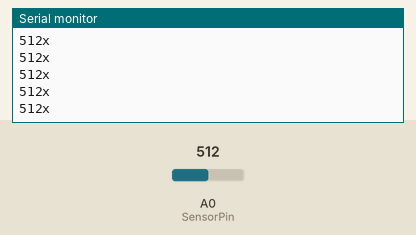
A sketch run on a simulated Arduino Uno, built with avr-gcc and run on an emulated ATmega328P. Parts: the last lines printed to the serial monitor. The test bench sets the inputs (shaded band); at power-on: A0 (SensorPin) = 512.

Above: at 1.2 s.
1.3 s: A0 (SensorPin) set to 716
At 2.1 s:
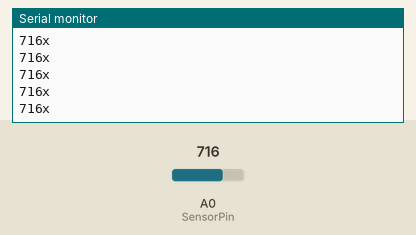
4.3 s: A0 (SensorPin) set to 900
At 5.3 s:
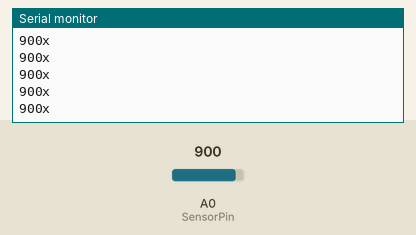
Timing chart, 0 to 7.3 s (numbered marks = the images above; inputs shaded):
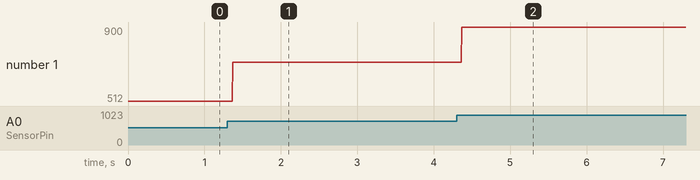

Measured:
- after the input at 1.3 s, the serial monitor: prints a new line after 0.07 s (image 1)
- after the input at 4.3 s, the serial monitor: prints a new line after 0.07 s (image 2)
- plotted number 1: 512 → 716 after the input at 1.3 s, 716 → 900 after the input at 4.3 s

The sketch:

MyoTest.ino
```cpp
/*******************************************************
 *
 * Simple program to read the sensor value from a
 * MyoWare muscle sensor
 * This connects to the "Sig" pin on the muscle sensor
 * and prints the value to the serial monitor
 *
*******************************************************/
  // declare variables:

int SensorValue = 0;  // used to read the sensor value
int SensorPin = 0;    // The analog pin we are reading the input from - connect this to the "Sig" pin on the myo sensor

void setup()
{
    // open a serial port to print data to screen:
  Serial.begin (9600);

} // end setup

void loop()
{
    // read the sensor value from the myo sensor:

  SensorValue = analogRead (SensorPin);

    // print the value to the serial monitor:

  Serial.print (SensorValue);
  Serial.println ("x");

} // end loop
```
